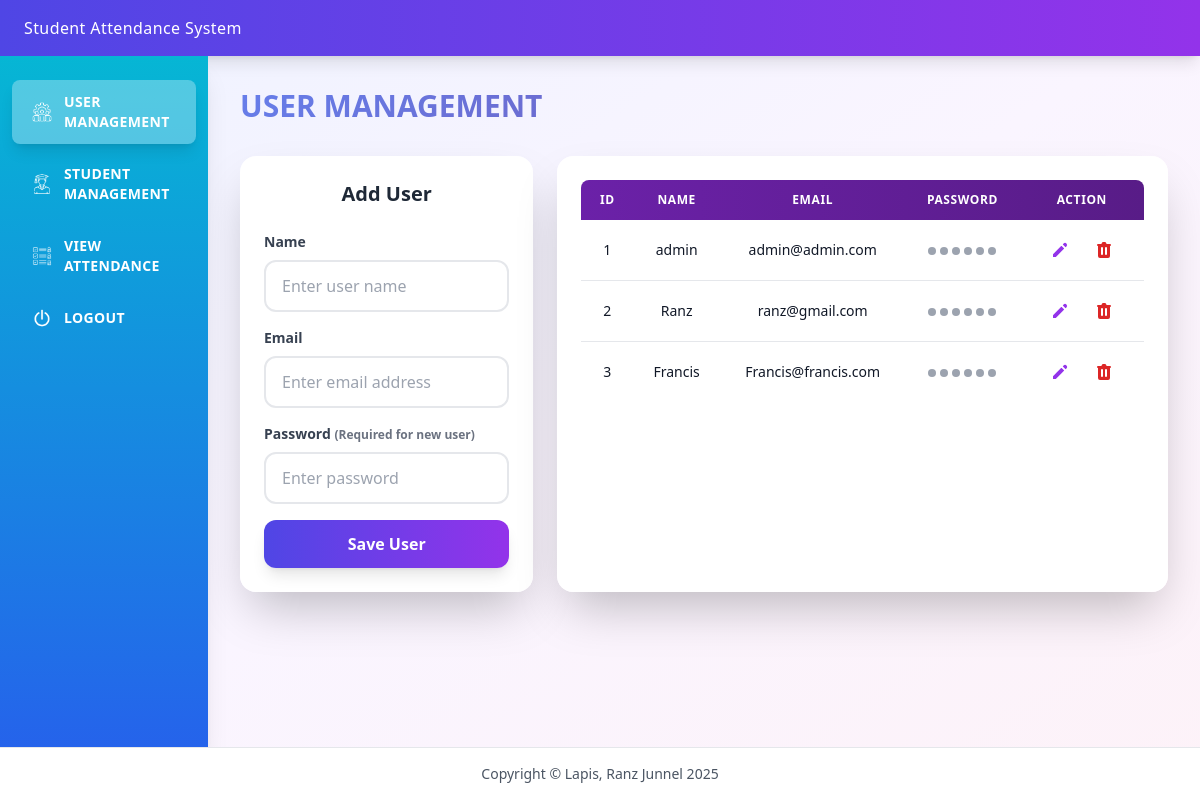
The page /user-management (signed in) on the database its author committed.
### tables this page shows
CREATE TABLE users (
            id INTEGER PRIMARY KEY AUTOINCREMENT,
            name VARCHAR(100) NOT NULL,
            email VARCHAR(100) UNIQUE NOT NULL,
            password VARCHAR(255) NOT NULL,
            created_at TIMESTAMP DEFAULT CURRENT_TIMESTAMP
        );

### app.py (the view, shortened to what this page needs)
@app.route("/user-management", methods=['GET', 'POST'])
def user_management():
    if 'user_id' not in session:
        return redirect(url_for('login') + '?timeout=true')
    users = rows_to_dicts(get_all_users())
    return render_template("user_management.html", users=users)

### app.py (called while the page is built)
def rows_to_dicts(rows):
    return [dict(row) for row in rows]

### dbhelper.py (called while the page is built)
def connect():
    base_path = os.path.dirname(os.path.abspath(__file__))
    db_path = os.path.join(base_path, "school.db")
    conn = sqlite3.connect(db_path)
    conn.row_factory = sqlite3.Row
    return conn

def getall(table):
    conn = connect()
    cur = conn.cursor()
    cur.execute(f"SELECT * FROM {table}")
    rows = cur.fetchall()
    conn.close()
    return rows

def get_all_users():
    return getall('users')

### templates/user_management.html (shortened to what this page needs)
{% extends 'base.html' %}
{% block content %}
<link rel="stylesheet" href="{{ url_for('static', filename='css/sweetalert2.min.css') }}">
<div class="mb-8 animate-fadeIn">
    <h1 class="text-3xl font-bold gradient-text">USER MANAGEMENT</h1>
</div>
<div class="grid lg:grid-cols-12 gap-6">
    <div class="lg:col-span-4 glass rounded-2xl shadow-2xl p-6 animate-fadeIn" style="animation-delay: 0.1s;">
        <h2 class="text-xl font-bold text-gray-800 mb-6 text-center">
            {% if user_to_edit %}Edit User (ID: {{ user_to_edit.id }}){% else %}Add User{% endif %}
        </h2>
        <form method="POST" action="{{ url_for('user_management') }}" class="space-y-4"
              id="user-form" onsubmit="return validateAndConfirm(event)">
            <div>
                <label class="block text-sm font-semibold text-gray-700 mb-2">Name</label>
                <input type="text" name="name" id="name-input"
                       class="w-full px-4 py-3 bg-white border-2 border-gray-200 rounded-xl focus:border-indigo-500 focus:ring-4 focus:ring-indigo-100 transition-all duration-200 outline-none"
                       placeholder="Enter user name" value="{{ user_to_edit.name if user_to_edit else '' }}">
            </div>
            <div>
                <label class="block text-sm font-semibold text-gray-700 mb-2">Email</label>
                <input type="email" name="email" id="email-input"
                       class="w-full px-4 py-3 bg-white border-2 border-gray-200 rounded-xl focus:border-indigo-500 focus:ring-4 focus:ring-indigo-100 transition-all duration-200 outline-none"
                       placeholder="Enter email address" value="{{ user_to_edit.email if user_to_edit else '' }}">
            </div>
            <div>
                <label class="block text-sm font-semibold text-gray-700 mb-2">Password
                    <span class="text-xs text-gray-500">({% if user_to_edit %}Leave blank to keep current{% else %}Required for new user{% endif %})</span>
                </label>
                <input type="password" name="password" id="password-input"
                       class="w-full px-4 py-3 bg-white border-2 border-gray-200 rounded-xl focus:border-indigo-500 focus:ring-4 focus:ring-indigo-100 transition-all duration-200 outline-none"
                       placeholder="Enter password">
            </div>
            <button type="submit"
                    class="w-full bg-gradient-to-r from-indigo-600 to-purple-600 text-white font-bold py-3 px-6 rounded-xl shadow-lg hover:shadow-xl transform hover:scale-105 transition-all duration-200">
                {% if user_to_edit %}Update User{% else %}Save User{% endif %}
            </button>
        </form>
    </div>
    <div class="lg:col-span-8 glass rounded-2xl shadow-2xl p-6 animate-fadeIn" style="animation-delay: 0.2s;">
        <div class="overflow-x-auto">
            <table class="w-full">
                <thead>
                    <tr class="bg-gradient-to-r from-purple-800 to-purple-900 text-white">
                        <th class="px-4 py-3 text-center text-xs font-semibold uppercase tracking-wider rounded-tl-lg">ID</th>
                        <th class="px-4 py-3 text-center text-xs font-semibold uppercase tracking-wider">Name</th>
                        <th class="px-4 py-3 text-center text-xs font-semibold uppercase tracking-wider">Email</th>
                        <th class="px-4 py-3 text-center text-xs font-semibold uppercase tracking-wider">Password</th>
                        <th class="px-4 py-3 text-center text-xs font-semibold uppercase tracking-wider rounded-tr-lg">Action</th>
                    </tr>
                </thead>
                <tbody class="divide-y divide-gray-200">
                    {% if users %}
                        {% for user in users %}
                        <tr class="hover:bg-purple-50 transition-colors duration-150">
                            <td class="px-4 py-3 text-sm text-gray-900 text-center">{{ user.id }}</td>
                            <td class="px-4 py-3 text-sm text-gray-900 text-center">{{ user.name }}</td>
                            <td class="px-4 py-3 text-sm text-gray-900 text-center">{{ user.email }}</td>
                            <td class="px-4 py-3 text-sm text-gray-900 text-center">
                                <span class="inline-flex items-center gap-1">
                                    <span class="w-2 h-2 bg-gray-400 rounded-full"></span>
                                    <span class="w-2 h-2 bg-gray-400 rounded-full"></span>
                                    <span class="w-2 h-2 bg-gray-400 rounded-full"></span>
                                    <span class="w-2 h-2 bg-gray-400 rounded-full"></span>
                                    <span class="w-2 h-2 bg-gray-400 rounded-full"></span>
                                    <span class="w-2 h-2 bg-gray-400 rounded-full"></span>
                                </span>
                            </td>
                            <td class="px-4 py-3 text-center">
                                <div class="flex items-center justify-center gap-2">
                                    <button onclick="editUser({{ user.id }}, '{{ user.name }}', '{{ user.email }}')"
                                            class="p-2 text-purple-600 hover:bg-purple-100 rounded-lg transition-colors duration-150"
                                            title="Edit User">
                                        <svg xmlns="http://www.w3.org/2000/svg" class="h-5 w-5" viewBox="0 0 20 20" fill="currentColor">
                                            <path d="M13.586 3.586a2 2 0 112.828 2.828l-.793.793-2.828-2.828.793-.793zM11.379 5.793L3 14.172V17h2.828l8.38-8.379-2.83-2.828z" />
                                        </svg>
                                    </button>
                                    <a href="#"
                                       onclick="return confirmUserDelete({{ user.id }})"
                                       class="p-2 text-red-600 hover:bg-red-100 rounded-lg transition-colors duration-150"
                                       title="Delete User">
                                    </a>
                                </div>
                            </td>
                        </tr>
                        {% endfor %}
                    {% else %}
                        <tr>
                            <td colspan="5" class="px-4 py-12 text-center text-gray-500">
                                <p>No users found</p>
                            </td>
                        </tr>
                    {% endif %}
                </tbody>
            </table>
        </div>
    </div>
</div>
{% endblock %}

### templates/base.html (style rules this page uses)
.animate-fadeIn { animation: fadeIn 0.5s ease-out; }
.glass { background: rgba(255, 255, 255, 0.95); backdrop-filter: blur(10px); -webkit-backdrop-filter: blur(10px); }
.gradient-text { background: linear-gradient(135deg, #667eea 0%, #764ba2 100%); -webkit-background-clip: text; -webkit-text-fill-color: transparent; background-clip: text; }
html, body { height: 100%; margin: 0; padding: 0; }
body { display: flex; flex-direction: column; min-height: 100vh; }

### rows shown on the page
users: id "1", name "admin", email "admin@admin.com"
users: id "2", name "Ranz", email "ranz@gmail.com"
users: id "3", name "Francis", email "Francis@francis.com"
